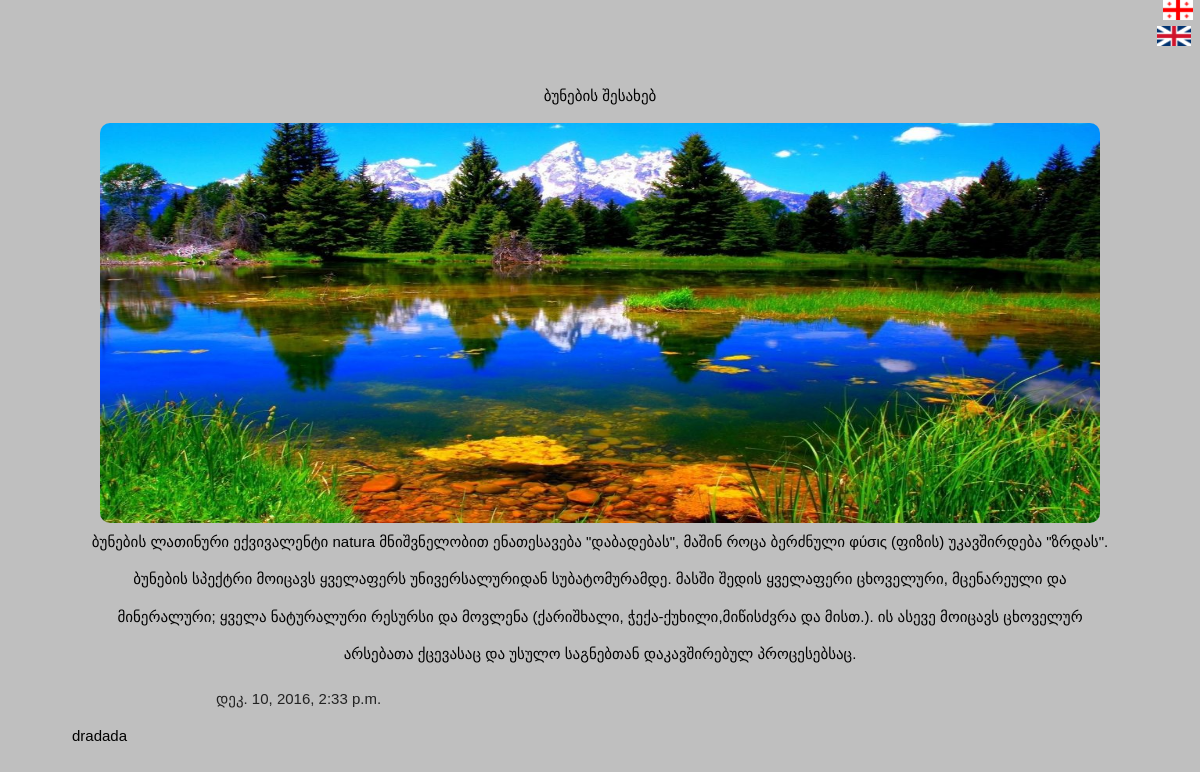
Screenshot of /app/4/srulad/ with the database file from the repository.
### app/models.py (models this page shows, shortened)
class Post(models.Model):
	postis_satauri=models.CharField(verbose_name=_("სათაური"),max_length=50)
	postis_contenti=models.TextField(verbose_name=_("კონტენტი"))
	sheqmnis_dro=models.DateTimeField(verbose_name=_('შექმნის დრო'),auto_now_add=True, blank=True)
	surati=models.ImageField(verbose_name=_("სურათი"),upload_to='app')
	ganaxlebis_dro=models.DateTimeField(verbose_name=_('განახლების დრო'),auto_now_add=True, blank=True)
	comment= models.ManyToManyField(Comment,verbose_name=_("კომენტარი"))
	class Meta:
		verbose_name_plural=_("პოსტები")
		verbose_name=_("პოსტი")

class Comment(models.Model):
	komentari=models.CharField(verbose_name=_("კომენტარი"),max_length=200)
	def __str__(self):
		return self.komentari
	class Meta:
		verbose_name_plural=_("კომენტარები")
		verbose_name=_("კომენტარი")

### app/views.py (the view)
# urls.py: url(r'^(?P<posti_id>[0-9]+)/srulad/$',srulad,name="srulad"),
def srulad(request,posti_id):
	posti_srulad=Post.objects.get(pk=posti_id)
	form=CommentForm()
	if request.method =="POST":
		form=CommentForm(request.POST)
		if form.is_valid():
			a=form.save()
			posti_srulad.comment.add(a)
	context={
			"posti":posti_srulad,
			"form":form,
			"user":request.user,
			}
	return render(request,'app/srulad.html',context)

### templates/app/srulad.html (shortened to what this page needs)
<!DOCTYPE html>
<html>
<head>
{% load static %}
<link rel="stylesheet" href="{% static 'css/new.css' %}">
</head>
<body style="background-color: rgb(191, 191, 191);">
{% include "app/lang_change.html" %}
	<p style="text-align: center;" >{{posti.postis_satauri}}</p>
	<img src="{{posti.surati.url}}" alt="some_text" style="width: 1000px; height: 400px; margin: auto; display: block; border-radius: 10px;">
	<p style="text-align: center; line-height: 2.5em; display: block; margin: auto; width: 1024px;">{{posti.postis_contenti}}</p>
	<p style="display: block; padding-left: 18%; color: rgb(34, 34, 34);">{{posti.sheqmnis_dro}}</p>
	{% for i in posti.comment.all %}
		<p style="padding-left: 6%;">{{i}}</p>
	{% endfor %}
</body>
</html>

### static/css/new.css (style rules this page uses)
html { box-sizing:border-box }
*,*:before,*:after { box-sizing:inherit }
html { -ms-text-size-adjust:100%;-webkit-text-size-adjust:100% }
body { margin:0 }
img { border-style:none }
html,body { font-family:Verdana,sans-serif;font-size:15px;line-height:1.5 }
html { overflow-x:hidden }
img { margin-bottom:-5px }

### rows the page displays
Post: postis_satauri "ბუნების შესახებ", surati (picture), postis_contenti "ბუნების ლათინური ექვივალენტი natura მნიშვნელობით ენათესავება \"დაბადებას\", მაშინ როცა ბერძნული φύσις (ფიზის) უკავშირდება \"ზრდას\". ბუნების სპექტრი მოიცავს ყველაფერს უნივერსალურიდან სუბატომურამდე. მასში შედის ყველაფერი ცხოველური, მცენარეული და მინერალური; ყველა ნატურალური რესურსი და მოვლენა (ქარიშხალი, ჭექა-ქუხილი,მიწისძვრა და მისთ.). ის ასევე მოიცავს ცხოველურ არსებათა ქცევასაც და უსულო საგნებთან დაკავშირებულ პროცესებსაც.", sheqmnis_dro "დეკ. 10, 2016, 2:33 p.m."
Comment: komentari "dradada"
